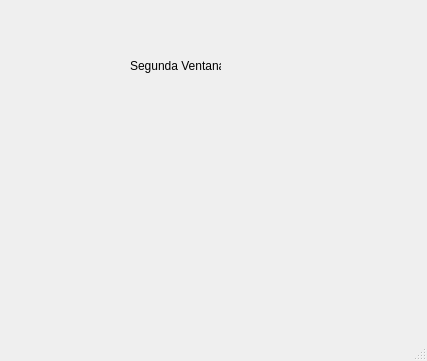
<?xml version="1.0" encoding="UTF-8"?>
<ui version="4.0">
 <class>segunda</class>
 <widget class="QMainWindow" name="segunda">
  <property name="geometry">
   <rect>
    <x>0</x>
    <y>0</y>
    <width>427</width>
    <height>361</height>
   </rect>
  </property>
  <property name="windowTitle">
   <string>MainWindow</string>
  </property>
  <widget class="QWidget" name="centralwidget">
   <widget class="QLabel" name="label">
    <property name="geometry">
     <rect>
      <x>130</x>
      <y>40</y>
      <width>91</width>
      <height>51</height>
     </rect>
    </property>
    <property name="text">
     <string>Segunda Ventana</string>
    </property>
   </widget>
  </widget>
  <widget class="QMenuBar" name="menubar">
   <property name="geometry">
    <rect>
     <x>0</x>
     <y>0</y>
     <width>427</width>
     <height>21</height>
    </rect>
   </property>
  </widget>
  <widget class="QStatusBar" name="statusbar"/>
 </widget>
 <resources/>
 <connections/>
</ui>
